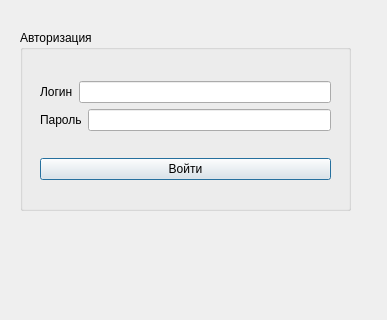
<?xml version="1.0" encoding="UTF-8"?>
<ui version="4.0">
 <class>Auth</class>
 <widget class="QDialog" name="Auth">
  <property name="geometry">
   <rect>
    <x>0</x>
    <y>0</y>
    <width>387</width>
    <height>320</height>
   </rect>
  </property>
  <property name="windowTitle">
   <string>Dialog</string>
  </property>
  <widget class="QGroupBox" name="groupBox">
   <property name="geometry">
    <rect>
     <x>20</x>
     <y>30</y>
     <width>331</width>
     <height>181</height>
    </rect>
   </property>
   <property name="title">
    <string>Авторизация</string>
   </property>
   <widget class="QWidget" name="layoutWidget">
    <property name="geometry">
     <rect>
      <x>20</x>
      <y>30</y>
      <width>291</width>
      <height>141</height>
     </rect>
    </property>
    <layout class="QVBoxLayout" name="verticalLayout_2">
     <item>
      <layout class="QVBoxLayout" name="verticalLayout">
       <item>
        <layout class="QHBoxLayout" name="horizontalLayout">
         <item>
          <widget class="QLabel" name="label">
           <property name="text">
            <string>Логин</string>
           </property>
          </widget>
         </item>
         <item>
          <widget class="QLineEdit" name="login"/>
         </item>
        </layout>
       </item>
       <item>
        <layout class="QHBoxLayout" name="horizontalLayout_2">
         <item>
          <widget class="QLabel" name="label_2">
           <property name="text">
            <string>Пароль</string>
           </property>
          </widget>
         </item>
         <item>
          <widget class="QLineEdit" name="password"/>
         </item>
        </layout>
       </item>
      </layout>
     </item>
     <item>
      <widget class="QPushButton" name="pushButton">
       <property name="text">
        <string>Войти</string>
       </property>
      </widget>
     </item>
    </layout>
   </widget>
  </widget>
  <widget class="QLabel" name="errorbox">
   <property name="geometry">
    <rect>
     <x>30</x>
     <y>230</y>
     <width>311</width>
     <height>20</height>
    </rect>
   </property>
   <property name="font">
    <font>
     <pointsize>12</pointsize>
    </font>
   </property>
   <property name="styleSheet">
    <string notr="true">color: rgb(255, 0, 0);</string>
   </property>
   <property name="text">
    <string/>
   </property>
  </widget>
  <widget class="QWidget" name="layoutWidget">
   <property name="geometry">
    <rect>
     <x>0</x>
     <y>0</y>
     <width>2</width>
     <height>2</height>
    </rect>
   </property>
   <layout class="QVBoxLayout" name="verticalLayout_3"/>
  </widget>
  <widget class="QSplitter" name="splitter">
   <property name="geometry">
    <rect>
     <x>0</x>
     <y>0</y>
     <width>0</width>
     <height>0</height>
    </rect>
   </property>
   <property name="orientation">
    <enum>Qt::Vertical</enum>
   </property>
  </widget>
  <widget class="QWidget" name="">
   <property name="geometry">
    <rect>
     <x>0</x>
     <y>0</y>
     <width>2</width>
     <height>2</height>
    </rect>
   </property>
   <layout class="QVBoxLayout" name="verticalLayout_4"/>
  </widget>
  <widget class="QWidget" name="">
   <property name="geometry">
    <rect>
     <x>0</x>
     <y>0</y>
     <width>2</width>
     <height>2</height>
    </rect>
   </property>
   <layout class="QHBoxLayout" name="horizontalLayout_3"/>
  </widget>
 </widget>
 <resources/>
 <connections/>
</ui>
